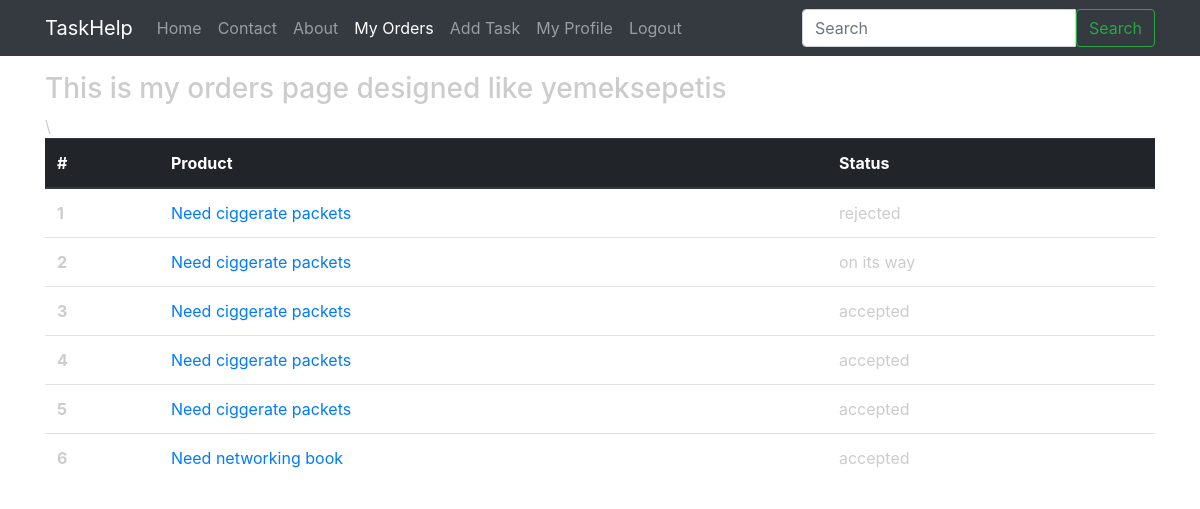
/orders/ (signed in), run on the app's committed database.
### requests/models.py (models this page shows)
class Requests(models.Model):
    user        = models.ForeignKey(User, null=True, blank=True)
    product   = models.ForeignKey(Product,  null=True, blank=True)
    status = models.CharField(max_length=120, default='pending', choices=REQUESTS_STATUS_CHOICES)
    objects = RequestsManager()
    def __str__(self):
        return str(self.product)

### products/models.py (models this page shows, shortened)
class Product(models.Model):
    userp           = models.ManyToManyField(User, blank=True, related_name='product_owner')
    title           = models.CharField(max_length=120)
    slug            = models.SlugField(blank=True, unique=True)
    description     = models.TextField()
    price           = models.DecimalField(decimal_places=2, max_digits=20, default=0.00)
    image           = models.ImageField(upload_to=upload_image_path, null=True, blank=True)
    likes           = models.ManyToManyField(User, blank=True, related_name='post_likes')
    featured        = models.BooleanField(default=False)
    active          = models.BooleanField(default=True)
    timestamp       = models.DateTimeField(auto_now_add=True)
    is_digital      = models.BooleanField(default=False) # User Library
    destination     = models.CharField(max_length=120, null=True, blank=True)
    tip             = models.DecimalField(default=0.00, max_digits=100, decimal_places=2)
    objects = ProductManager()
    def __str__(self):
        return self.title

### ecommerce/views.py (the view)
# urls.py: url(r'^orders/$',my_orders, name ='my_orders'),
def my_orders(request):
    user = request.user
    orders = Requests.objects.filter(user = user)[::-1]
    print(orders)
    context = {
        'orders':orders
    }
    return render(request,"my_orders.html", context)

### accounts/models.py (called while the page is built)
    @property
    def is_active(self):
        return self.active

### templates/my_orders.html (shortened to what this page needs)
{% extends "base.html" %}
{% block content%}
    <h3>This is my orders page designed like yemeksepetis</h3>
    <table class="table">
  <thead class="thead-dark">
    <tr>
      <th scope="col">#</th>
      <th scope="col">Product</th>
      <th scope="col">Status</th>
    </tr>
  </thead>
  <tbody>
  {% for order in orders %}
    <tr>
      <th scope="row">{{ forloop.counter }}</th>
        <td><a href ="#">{{ order.product }}</a></td>
      <td>{{ order.status }}</td>
    </tr>
  {% endfor %}
  </tbody>
</table>
{% endblock %}

### templates/base.html (shortened to what this page needs)
{% load static %}
<!doctype html>
<html lang="en">
  <head>
    {% include 'base/css.html'%}
  </head>
  <body>
    {% include 'base/navbar.html' with brand_name='BilShare' %}
    <div class="container">
        {% block content %}{% endblock %}
    </div>
  </body>
</html>

### templates/base/css.html (shortened to what this page needs)
{% load static%}
<link rel="stylesheet" href="https://maxcdn.bootstrapcdn.com/bootstrap/4.0.0/css/bootstrap.min.css">
<link rel="stylesheet" href="{% static 'css/main.css' %}">
<link rel='stylesheet' href='https://maxcdn.bootstrapcdn.com/font-awesome/4.7.0/css/font-awesome.min.css' />

### templates/base/navbar.html (shortened to what this page needs)
{% url 'home' as home_url %}
{% url 'about' as about_url %}
{% url 'contact' as contact_url %}
{% url 'my_orders' as orders_url %}
{% url 'login' as login_url %}
{% url 'logout' as logout_url %}
{% url 'register' as register_url %}
{% url 'cart:home' as cart_url %}
{% url 'add_product' as add_product_url %}
{% url 'userprofile:my_profile' as accounts_url %}
{% url 'products:list' as products_url %}
<nav class="navbar navbar-expand-lg navbar-dark bg-dark mb-3" >
        <div class="container">
            <span class="logo"><a class="navbar-brand" href="#">TaskHelp</a></span>
      <div class="collapse navbar-collapse" id="navbarSupportedContent">
        <ul class="navbar-nav mr-auto">
          <li class="nav-item {% if request.path == home_url %} active {% endif %}">
            <a class="nav-link" href="{{home_url}}">Home <span class="sr-only">(current)</span></a>
          </li>
           <li class="nav-item {% if request.path == contact_url %} active {% endif %}">
            <a class="nav-link" href="{{contact_url}}">Contact</a>
          </li>
            <li class="nav-item {% if request.path == about_url %} active {% endif %}">
            <a class="nav-link" href="{{about_url}}">About</a>
          </li>
            {% if request.user.is_authenticated %}
            <li class="nav-item {% if request.path == orders_url %} active {% endif %}">
            <a class="nav-link" href="{{orders_url}}">My Orders</a>
          </li>
          <li class="nav-item {% if request.path == add_product_url %} active {% endif %}">
            <a class="nav-link" href="{{add_product_url}}">Add Task</a>
          </li>
          <li class="nav-item {% if request.path == accounts_url %} active {% endif %}">
            <a class="nav-link" href="{{accounts_url}}">My Profile</a>
          </li>
            <li class="nav-item {% if request.path == logout_url %} active {% endif %}">
            <a class="nav-link" href="{{logout_url}}">Logout</a>
          </li>
            {% endif %}
        </ul>
         {% include 'search/snippets/search-form.html' %}
      </div>
    </div>
</nav>

### search/templates/search/snippets/search-form.html
<form method="GET" action="{% url 'search:query' %}" class="form my-2 my-lg-0">
    <div class="input-group">
          <input class="form-control" type="search" placeholder="Search" name='q' aria-label="Search" value="{{ request.GET.q }}">
          <span class="input-group-btn">
          <button class="btn btn-outline-success " type="submit">Search</button>
          </span>
    </div>
</form>

### templates/base/js.html (shortened to what this page needs)
{% load static%}

### static_my_proj/css/main.css (style rules this page uses)
body { color: #ccc; }

### data on the page
Requests: product "Need ciggerate packets", status "rejected"
Requests: product "Need ciggerate packets", status "on its way"
Requests: product "Need ciggerate packets", status "accepted"
Requests: product "Need ciggerate packets", status "accepted"
Requests: product "Need ciggerate packets", status "accepted"
Requests: product "Need networking book", status "accepted"
